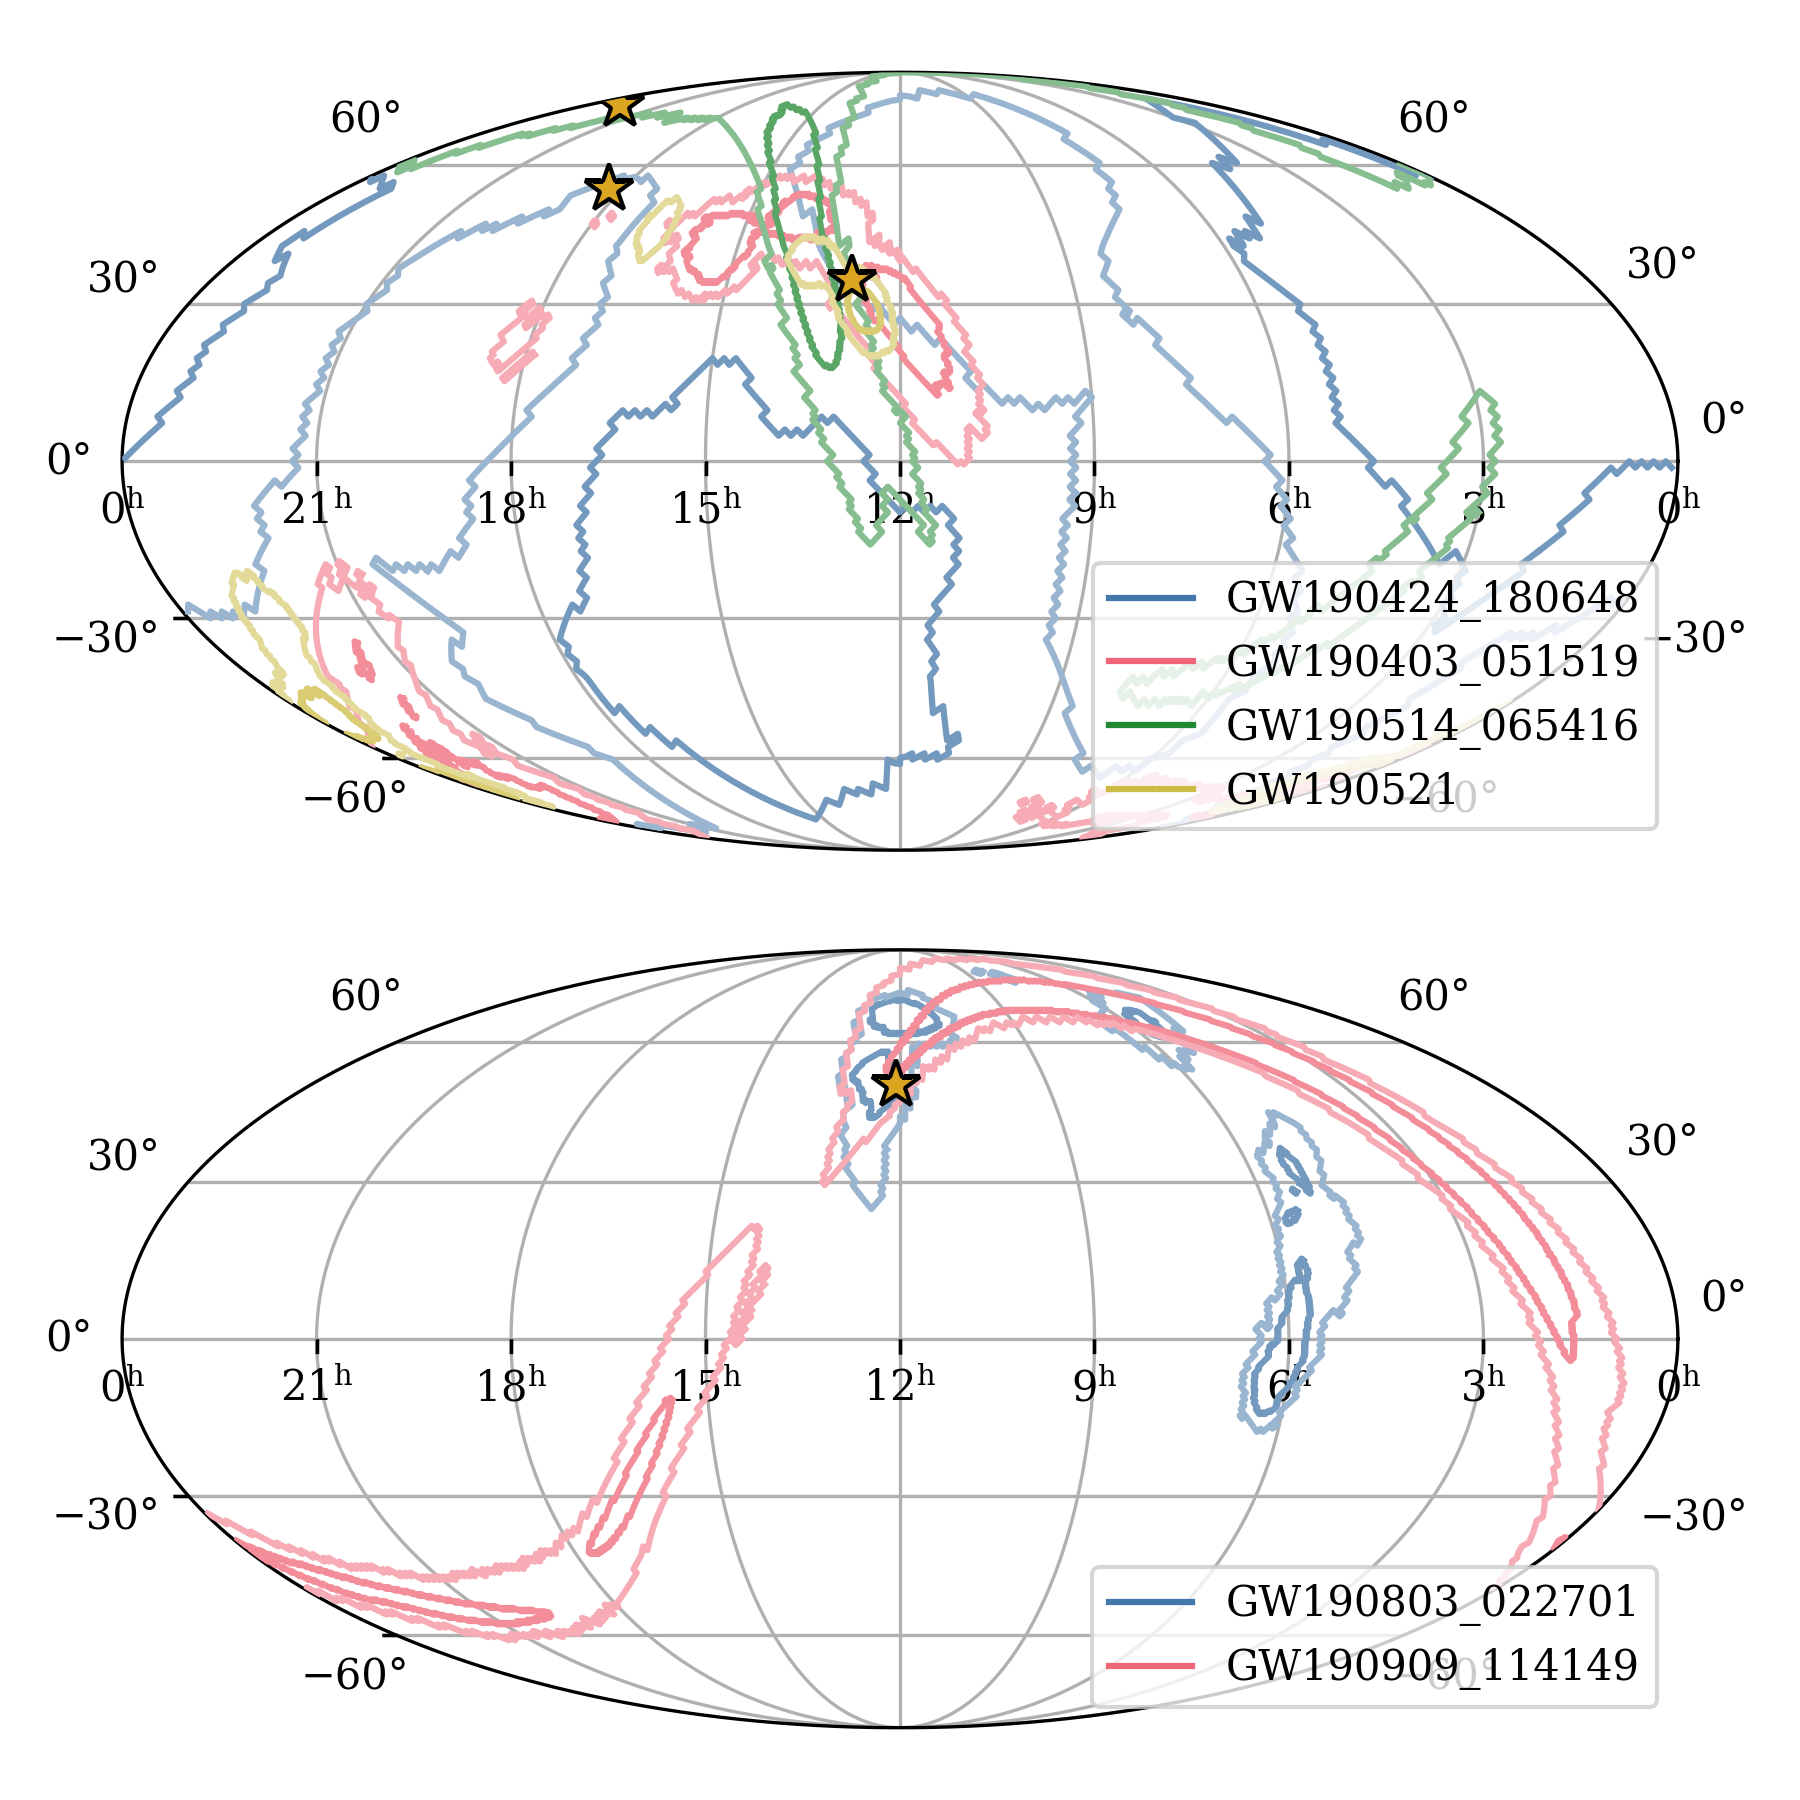

Source code (Python):
import os.path as pa
import sys

import ligo.skymap.moc as lsm_moc
from astropy.coordinates import SkyCoord
import ligo.skymap.plot
import matplotlib.pyplot as plt
import numpy as np
from astropy.table import Table
from ligo.skymap import postprocess
from matplotlib.colors import LinearSegmentedColormap

sys.path.append(pa.dirname(pa.dirname(pa.dirname(__file__))))
import utils.io as io
from utils.paths import PROJDIR

# Style file
plt.style.use(f"{PROJDIR}/plots/matplotlibrc.mplstyle")

################################################################################


def parse_skymap_args(skymap_filename=None, lvk_eventname=None):
    if skymap_filename is None and lvk_eventname is None:
        raise ValueError("Either skymap_filename or lvk_eventname must be provided.")
    if skymap_filename is not None and lvk_eventname is not None:
        raise ValueError(
            "Only one of skymap_filename or lvk_eventname should be provided."
        )
    if skymap_filename is not None:
        return Table.read(skymap_filename)
    if lvk_eventname is not None:
        # TODO: download from GraceDB + flatten
        pass


def _get_probs_for_skymap(skymap):
    try:
        areas = lsm_moc.uniq2pixarea(skymap["UNIQ"])
    except ValueError:
        areas = 4 * np.pi / skymap.shape[0]
    probs = skymap["PROBDENSITY"] * areas
    return probs


def calc_contours_for_skymap(skymap_flat, contours):
    # Get probs
    probs = _get_probs_for_skymap(skymap_flat)

    # Find credible levels
    i = np.flipud(np.argsort(probs))
    cumsum = np.cumsum(probs[i])
    cls = np.empty_like(probs)
    cls[i] = cumsum * 100

    # Generate contours
    # Indexing scheme is paths[CI%][mode][vertex][ra,dec]
    paths = list(postprocess.contour(cls, contours, nest=True, degrees=True))

    return paths


def plot_skymap_with_contours(skymap_flat, contours, ax=None, label=None, cmap="cylon"):
    # Initialize defaults if needed
    if ax is None:
        ax = plt.axes(projection="astro hours mollweide")
        ax.grid()
    if isinstance(cmap, str):
        cmap = plt.get_cmap(cmap)
    # Plot contours
    cs = calc_contours_for_skymap(skymap_flat, contours)
    plot_kwargs = {
        "transform": ax.get_transform("world"),
        "rasterized": True,
    }
    for c, cv in zip(cs, contours):
        color = cmap(cv / 100)
        plot_kwargs["color"] = color
        # plot_kwargs["lw"] = 2 * (1 - cv / 100) + 1
        for mi, m in enumerate(c):
            # Get coordinates
            ra = np.array([v[0] for v in m])
            dec = np.array([v[1] for v in m])
            # Find breaks in the contour (where ra wraps around)
            dra = np.abs(np.diff(ra))
            wrap_indices = np.where(dra > 180)[0] + 1
            # Plot each segment separately
            if len(wrap_indices) > 0:
                indices = np.concatenate(([0], wrap_indices, [len(ra)]))
                for i in range(len(indices) - 1):
                    start = indices[i]
                    end = indices[i + 1]
                    ax.plot(
                        ra[start:end],
                        dec[start:end],
                        **plot_kwargs,
                    )
                    # Shading
                    # ax.fill(
                    #     ra[start:end],
                    #     dec[start:end],
                    #     alpha=0.5 * (1 - cv / 100) + 0.5,
                    #     **plot_kwargs,
                    # )
            # Or just plot the whole thing
            else:
                ax.plot(
                    ra,
                    dec,
                    **plot_kwargs,
                )
                # Shading
                # ax.fill(
                #     ra,
                #     dec,
                #     alpha=0.5 * (1 - cv / 100) + 0.5,
                #     **plot_kwargs,
                # )
    # Add label if provided
    if label is not None:
        ax.plot([], [], color=cmap(1), label=label)
    return ax


################################################################################

# Groups
gwlists = [
    ["GW190424_180648", "GW190403_051519", "GW190514_065416", "GW190521"],
    ["GW190803_022701", "GW190909_114149*"],
]
flarelists = [
    ["J124942.30+344928.9", "J181719.94+541910.0", "J224333.95+760619.2"],
    ["J120437.98+500024.0"],
]
# Create colormaps from matplotlib color cycle
prop_cycle = plt.rcParams["axes.prop_cycle"]
colors = [color for color in prop_cycle.by_key()["color"]]
cmaps = []
for color in colors:
    # Create a colormap that goes from the color to white
    tempcmap = LinearSegmentedColormap.from_list(
        f"custom_{color}",
        [color, (1, 1, 1)],
    )
    # Make a colormap as a subset of that colormap
    cmaps.append(
        LinearSegmentedColormap.from_list(
            f"custom_{color}",
            [color, tempcmap(0.5)],
        )
    )

# Initialize figure
mosaic = np.arange(len(gwlists)).reshape((2, 1))
fig, axd = plt.subplot_mosaic(
    mosaic,
    figsize=(6, 6),
    subplot_kw={"projection": "astro hours mollweide"},
)

for axi, ax in axd.items():
    # Plot GW skymaps
    for gwi, gw in enumerate(gwlists[int(axi)]):
        # Load skymap
        skymap_path = io.get_gwtc_skymap_path(
            "/hildafs/projects/phy220048p/share/skymaps", gw
        )
        sm = parse_skymap_args(skymap_filename=skymap_path)
        sm_flat = lsm_moc.rasterize(sm)

        # Plot skymap with contours
        plot_skymap_with_contours(
            sm_flat,
            [50, 90],
            ax=ax,
            cmap=cmaps[int(gwi)],
            label=gw.strip("*"),
        )
    # Plot flares
    for fi, f in enumerate(flarelists[int(axi)]):
        sc = SkyCoord.from_name(f)
        ax.plot(
            sc.ra,
            sc.dec,
            transform=ax.get_transform("world"),
            marker="*",
            markersize=12,
            markerfacecolor="goldenrod",
            markeredgecolor="black",
            rasterized=True,
        )
    # Finalize axis
    ax.legend(loc="lower right")
    ax.grid()

plt.tight_layout()
plt.savefig(__file__.replace(".py", ".png"), dpi=300)
plt.savefig(__file__.replace(".py", ".pdf"), dpi=300)
plt.close()
